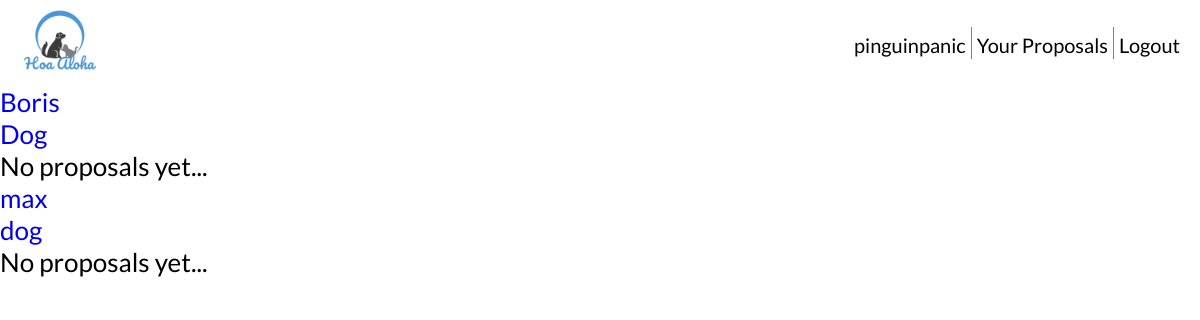
/pages/proposals.php (signed in), run on an earlier commit of the app's database.
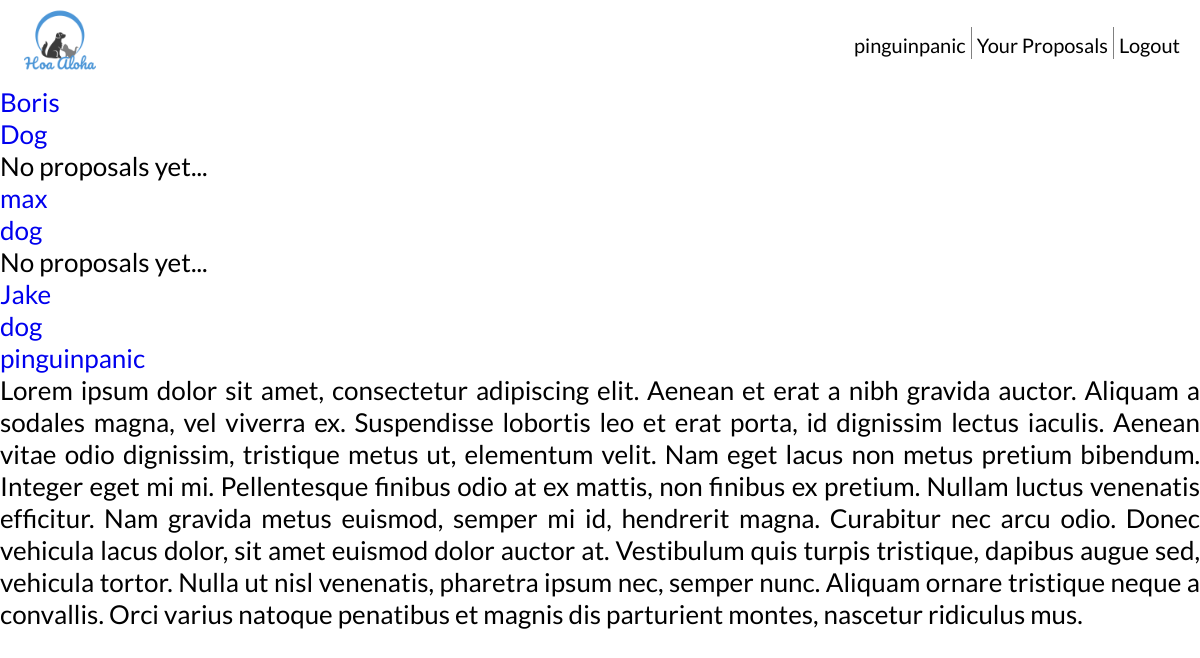
And on a later commit of the database.
### tables this page shows
CREATE TABLE Topics(
	id 				INTEGER PRIMARY KEY,
    idUserEntity    INTEGER NOT NULL REFERENCES UserEntities(id) ON UPDATE CASCADE,
    idPet           INTEGER NOT NULL UNIQUE REFERENCES Pets(id) ON UPDATE CASCADE,
	description     VARCHAR(255) NOT NULL,
	data            DATATIME NOT NULL
);

CREATE TABLE Pets(
	id          INTEGER PRIMARY KEY AUTOINCREMENT,
	name        VARCHAR(255) NOT NULL,
	species   	VARCHAR(255) NOT NULL,
	breed       VARCHAR(255) NOT NULL,
	weight      FLOAT,
	color 	    VARCHAR(255) NOT NULL,
	dimension   VARCHAR(255) NOT NULL,
	gender		VARCHAR(255) NOT NULL,
	age			INTEGER NOT NULL
);

CREATE TABLE Proposals(
    idUser    		INTEGER NOT NULL REFERENCES UserEntities(id) ON UPDATE CASCADE,
    idTopic         INTEGER NOT NULL REFERENCES Topics(id) ON UPDATE CASCADE,
	newName         VARCHAR(255) NOT NULL,
	description     VARCHAR(255) NOT NULL,
    status          char(1) NOT NULL DEFAULT 'P' CHECK (status in ('P', 'A', 'F', 'R')),
	PRIMARY KEY 	(idUser,idTopic)
);

CREATE TABLE UserEntities (id INTEGER PRIMARY KEY AUTOINCREMENT, name VARCHAR (255) NOT NULL, username VARCHAR (255) UNIQUE, password VARCHAR (255) NOT NULL, location VARCHAR (255) NOT NULL, phoneNumber INT NOT NULL, email VARCHAR (255) NOT NULL);

### database/db_topic.php (called while the page is built, shortened)
<?php
  function getTopic($id) {
    $db = Database::instance()->db();
    $stmt = $db->prepare('SELECT Topics.id, idPet, username, data, description FROM Topics INNER JOIN UserEntities ON Topics.idUserEntity=UserEntities.id WHERE Topics.id = ?');
    $stmt->execute(array($id));
    return $stmt->fetch();
  }
  function getTopicsPostedByUser($idUser){
    $db = Database::instance()->db();
    $stmt = $db->prepare('SELECT DISTINCT * FROM Topics WHERE Topics.idUserEntity = ?');
    $stmt->execute(array($idUser));
    return $stmt->fetchAll();
  }
?>

### database/db_user.php (called while the page is built, shortened)
<?php
  function getUser($username){
    $db = Database::instance()->db();
    $stmt = $db->prepare('SELECT * FROM UserEntities INNER JOIN UserPhotos ON UserEntities.id = UserPhotos.idUser WHERE username = ?');
    $stmt->execute(array($username));
    return $stmt->fetch();
  }
?>

### database/db_animal.php (called while the page is built, shortened)
<?php
  function getAnimal($id) {
    $db = Database::instance()->db();
    $stmt = $db->prepare('SELECT * FROM Pets INNER JOIN PetPhotos ON Pets.id = PetPhotos.idPet WHERE id = ?');
    $stmt->execute(array($id));
    return $stmt->fetchAll();
  }
?>

### database/db_proposal.php (called while the page is built, shortened)
<?php
    function getAllTopicsProposals($idTopic){
        $db = Database::instance()->db();
        $stmt = $db->prepare('SELECT Proposals.* , UserEntities.username FROM Proposals, UserEntities WHERE Proposals.idUser = UserEntities.id AND Proposals.idTopic = ?');
        $stmt->execute(array($idTopic));
        return $stmt->fetchAll();
    }
    function getAllUsersProposals($idUser){
        $db = Database::instance()->db();
        $stmt = $db->prepare('SELECT Proposals.* , UserEntities.username FROM Proposals, UserEntities WHERE Proposals.idUser = UserEntities.id AND Proposals.idUser = ?');
        $stmt->execute(array($idUser));
        return $stmt->fetchAll();
    }
?>

### templates/tpl_topic.php (the view, shortened to what this page needs)
<?php function draw_topic_in_proposals($id, $animal){
?>
    <div class="proposals-animal-container" >
      <a href="../pages/topic.php?id=<?=$id?>">
        <div class="animal-text">
          <div class="animal-name"><?=$animal[0]['name']?></div>
          <div class="animal-species"><?=$animal[0]['species']?></div>
        </div>
      </a>
<?php } ?>

### templates/tpl_common.php (shortened to what this page needs)
<?php
include_once('../templates/tpl_auth.php');
function draw_header($draw_login = true) {
 ?>
  <!DOCTYPE html>
  <html lang="en">
    <head>
        <link rel="stylesheet" href="../css/style.css">
        <link rel="stylesheet" href="https://cdnjs.cloudflare.com/ajax/libs/font-awesome/4.7.0/css/font-awesome.min.css">
    </head>
    <body>
        <header>
            <a href="main.php">
                <img class="logo" src="../assets/logo.png" width="80" height="80">
            </a>
            <ul class="authentication">
                <?php if ($draw_login){
                    if (isset($_SESSION['username']) && !empty($_SESSION['username'])) draw_logout($_SESSION['username']);
                    else draw_login_button();
                }?>
            </ul>
        </header>
<?php } ?>
<?php function draw_footer() {
  ?>
  </body>
</html>
<?php } ?>

### templates/tpl_auth.php (shortened to what this page needs)
<?php function draw_logout($username) {
  ?>
    <li><a href="../pages/profile.php?username=<?=$_SESSION['username']?>" id="usernameButton" class="button"> <?=$username?> </a></li>
    <li><a href="../pages/proposals.php" class="button">Your Proposals</a></li>
    <li><a href="../actions/action_logout.php" id="logoutButton" class="button"> Logout </a></li>
<?php } ?>

### templates/tpl_proposals.php (shortened to what this page needs)
<?php function start_proposals_div(){
 ?>
    <div class="proposals-container">
        <ul>
<?php } ?>
<?php function draw_proposal($proposal){
 ?>
        <li class="proposal-container">
            <div class="proposal-username"><a href="../pages/profile.php?username=<?= $proposal['username'] ?>"><?= $proposal['username'] ?></a></div>
            <div class="proposal-description"><?= $proposal['description'] ?></div>
        </li>
<?php } ?>
<?php function end_proposals_div(){
 ?>
        </ul>
    </div>
    </div>
<?php } ?>
<?php function start_received_or_sent_proposals_div($toggle){
 ?>
    <div class="<?php echo ($toggle) ? 'received' : 'sent';?>-proposals-container">
<?php } ?>
<?php function end_received_or_sent_proposals_div(){
 ?>
    </div>
<?php } ?>

### pages/proposals.php (shortened to what this page needs)
<?php
    include_once('../templates/tpl_common.php');
    include_once('../templates/tpl_proposals.php');
    include_once('../templates/tpl_topic.php');
    include_once("../database/db_proposal.php");
    include_once("../database/db_topic.php");
    include_once("../database/db_user.php");
    include_once("../database/db_animal.php");
    $thisUser = getUser($_SESSION['username']);
    $topics = getTopicsPostedByUser($thisUser['id']);
    draw_header();
    start_received_or_sent_proposals_div(true);
    if (count($topics) > 0){
        foreach($topics as &$topic){
            $animal = getAnimal($topic['idPet']);
            draw_topic_in_proposals($topic['id'], $animal);
            if ($topic != null) $proposals = getAllTopicsProposals($topic['id']);
            start_proposals_div();
            if (count($proposals) > 0){
                foreach($proposals as &$proposal){
                    if ($proposal != null) draw_proposal($proposal);
                }
            }
            else echo 'No proposals yet...';
            end_proposals_div();
        }
    }
    else echo 'You havent posted any animals yet...';
    end_received_or_sent_proposals_div();
    start_received_or_sent_proposals_div(false);
    $thisProposals = getAllUsersProposals($thisUser['id']);
    foreach($thisProposals as &$thisProposal){
        $topic = getTopic($thisProposal['idTopic']);
        $animal = getAnimal($topic['idPet']);
        draw_proposal($thisProposal);
    }
    draw_footer();
?>

### css/style.css (style rules this page uses)
* { box-sizing: border-box; margin: 0; padding: 0; list-style: none; text-decoration: none; font-family: Lato; }
:root { font-size: 26px; --login-blue: #3d8af7; --login-blue-a: rgba(61, 138, 247, 0.8); --login-blue-soft: rgb(90, 159, 255); --info-field-text: #384dc3; }
body { color: black; background-color: white; margin: 0 auto; padding: 0; }
header { display: flex; justify-content: space-between; align-items: center; padding: 0px 20px; z-index: 999; }
.logo { cursor: pointer; }
.authentication li { display: inline-block; }
.authentication li:first-child { border-right-style: solid; border-width: 1px; border-color: gray; padding-right: 5px; }
.authentication li:last-child { border-left-style: solid; border-width: 1px; border-color: gray; padding-left: 5px; }
.authentication li a { font-size: 20px; transition: all 0.3s ease 0s; color: black; }
.proposal-description { text-align: justify; }

What changed in the data, as far as the page shows it:
added proposals: pets.name "Jake", pets.species "dog", idUser.username "pinguinpanic", description "Lorem ipsum dolor sit amet, consectetur adipiscing elit. Aenean et erat a nibh gravida auctor. Aliquam a sodales magna, vel viverra ex. Suspendisse lobortis leo et erat porta, id dignissim lectus iaculis. Aenean vitae odio dignissim, tristique metus ut, elementum velit. Nam eget lacus non metus pretium bibendum. Integer eget mi mi. Pellentesque finibus odio at ex mattis, non finibus ex pretium. Nullam luctus venenatis efficitur. Nam gravida metus euismod, semper mi id, hendrerit magna. Curabitur nec arcu odio. Donec vehicula lacus dolor, sit amet euismod dolor auctor at. Vestibulum quis turpis tristique, dapibus augue sed, vehicula tortor. Nulla ut nisl venenatis, pharetra ipsum nec, semper…"
